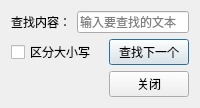
<?xml version="1.0" encoding="UTF-8"?>
<ui version="4.0">
 <class>FindDialog</class>
 <widget class="QDialog" name="FindDialog">
  <property name="windowTitle"><string>查找</string></property>
  <layout class="QGridLayout" name="gridLayout">
   <item row="0" column="0"><widget class="QLabel" name="findLabel"><property name="text"><string>查找内容：</string></property></widget></item>
   <item row="0" column="1" colspan="2"><widget class="QLineEdit" name="findEdit"><property name="placeholderText"><string>输入要查找的文本</string></property></widget></item>
   <item row="1" column="0" colspan="2"><widget class="QCheckBox" name="caseSensitiveCheck"><property name="text"><string>区分大小写</string></property></widget></item>
   <item row="1" column="2"><widget class="QPushButton" name="findNextButton"><property name="text"><string>查找下一个</string></property></widget></item>
   <item row="2" column="2"><widget class="QPushButton" name="closeButton"><property name="text"><string>关闭</string></property></widget></item>
  </layout>
 </widget>
 <resources/><connections/>
</ui>
